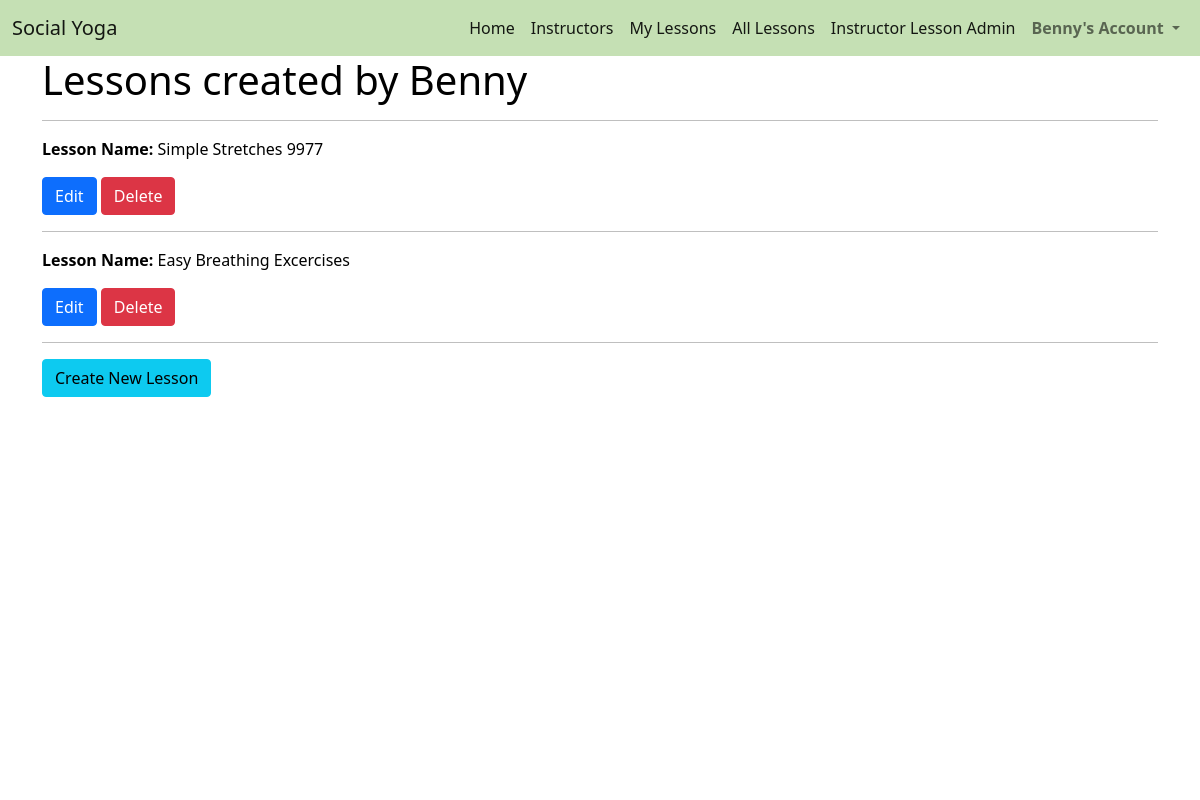
Screenshot of /lessons/instructor_created_lessons/ (signed in) with the database file from the repository.
### profiles/models.py (models this page shows)
class UserProfile(models.Model):
    user = models.OneToOneField(User, on_delete=models.CASCADE)
    first_name = models.CharField(max_length=50, null=False, blank=False)
    last_name = models.CharField(max_length=50, null=False, blank=False)
    is_instructor = models.BooleanField(default=False)
    card_description = models.TextField(max_length=512)
    profile_description = models.TextField()
    image = models.ImageField(null=True, blank=True, upload_to='profile_images/')
    image_url = models.URLField(max_length=1024, null=True, blank=True)
    rating = models.DecimalField(max_digits=5, decimal_places=0, null=True, blank=True)
    def __str__(self):
        return self.user.username

### lessons/models.py (models this page shows, shortened)
class Lesson(models.Model):
    lesson_id = models.CharField(max_length=32, null=False, editable=False)
    instructor_profile = models.ForeignKey(UserProfile, on_delete=models.SET_NULL,
                                        null=True, blank=True, related_name='lessons')
    lesson_name = models.CharField(max_length=32, null=False, editable=True)
    card_description = models.TextField(max_length=512)
    description = models.TextField(max_length=254)
    url = models.URLField(max_length=1024, null=False, blank=False)
    image = models.ImageField(null=True, blank=True, upload_to='lesson_images/')
    image_url = models.URLField(max_length=1024, null=True, blank=True)
    rating = models.DecimalField(max_digits=5, decimal_places=0, null=True, blank=True)
    yoga_style = models.CharField(max_length=50, default='Yoga', null=False, blank=False)

### lessons/views.py (the view)
# urls.py: path('instructor_created_lessons/', views.instructor_created_lessons, name='instructor_created_lessons'),
def instructor_created_lessons(request):
    profile = get_object_or_404(UserProfile, user=request.user)
    template = 'lessons/instructor_created_lessons.html'
    instructor_created_lessons = Lesson.objects.filter(instructor_profile=profile)
    context = {
        'profile': profile,
        'instructor_created_lessons': instructor_created_lessons,
    }
    return render(request, template, context)

### lessons/templates/lessons/instructor_created_lessons.html (shortened to what this page needs)
{% extends "base.html" %}
{% load static %}
{% block content %}
    <div class="overlay"></div>
    <div class="container h-100">
        <div class="row h-100">
            <div class="col">
                <h1>Lessons created by {{ profile }}</h1>
                <hr>
                {% if instructor_created_lessons %}
                    {% for lesson in instructor_created_lessons %}
                        <p><strong>Lesson Name:</strong> {{ lesson.lesson_name }}</p>
                        <span>
                            <a class="btn btn-primary" href="{% url 'edit_lesson' lesson.lesson_id %}" role="button">Edit</a>
                            <a class="btn btn-danger" href="{% url 'delete_instructor_created_lesson' lesson.lesson_id %}" role="button">Delete</a>
                        </span>
                        <hr>
                    {% endfor %}
                {% else %}
                    <p>You aren't subscribed to any lessons</p>
                {% endif %}
                <a class="btn btn-info" href="{% url 'create_lesson' %}" role="button">Create New Lesson</a>
            </div>
        </div>
    </div>
{% endblock %}

### templates/base.html (shortened to what this page needs)
{% load static %}
<!doctype html>
<html lang="en">
  <head>
    {% block corecss %}
      <link href="https://cdn.jsdelivr.net/npm/bootstrap@5.0.0-beta1/dist/css/bootstrap.min.css" rel="stylesheet">
      <link rel="stylesheet" href="{% static 'css/base.css' %}" >
    {% endblock %}
</head>
<body>
    <nav class="navbar navbar-expand-lg navbar-light navbar-custom">
        <div class="container-fluid">
            <a class="navbar-brand" href="{% url 'home' %}">Social Yoga</a>
            <div class="collapse navbar-collapse" id="navbarSupportedContent">
            <ul class="navbar-nav ms-auto mb-2 mb-lg-0">
                <li class="nav-item">
                    <a class="nav-link active" aria-current="page" href="{% url 'home' %}">Home</a>
                </li>
                <li class="nav-item">
                    <a class="nav-link active" aria-current="page" href="{% url 'instructors' %}">Instructors</a>
                </li>
                {% if user.is_authenticated %}
                <li class="nav-item">
                    <a class="nav-link active" aria-current="page" href="{% url 'lessons'%}?filter=mylessons">My Lessons</a>
                </li>
                <li class="nav-item">
                    <a class="nav-link active" aria-current="page" href="{% url 'lessons' %}">All Lessons</a>
                </li>
                {% endif %}
                {% if user.userprofile.is_instructor %}
                <li class="nav-item">
                    <a class="nav-link active" aria-current="page" href="{% url 'instructor_created_lessons' %}">Instructor Lesson Admin</a>
                </li>
                {% endif %}
                <li class="nav-item dropdown">
                <a class="nav-link dropdown-toggle" href="#" id="navbarDropdown" role="button" data-bs-toggle="dropdown" aria-expanded="false">
                    <strong>{% if user.is_authenticated %}{{ user|title }}'s{% else %}My{% endif %} Account</strong>
                </a>
                </li>
            </ul>
            </div>
        </div>
    </nav>
        {% block content %}
        {% endblock %}
</body>
</html>

### static/css/base.css (style rules this page uses)
.navbar-custom { background-color: #c5e0b4; }
body { background: url('/media/background-image.jpg') no-repeat center center fixed; background-size: cover; height: calc(100vh - 164px); color: black; background-color: purple; }
.overlay { height: 100%; width: 100%; top: 0; left: 0; position: fixed; background: white; z-index: -1; }

### rows the page displays
UserProfile: user.username "Benny"
Lesson: lesson_name "Simple Stretches 9977"
Lesson: lesson_name "Easy Breathing Excercises"

### other values shown
{{ user|title }} "Benny"
